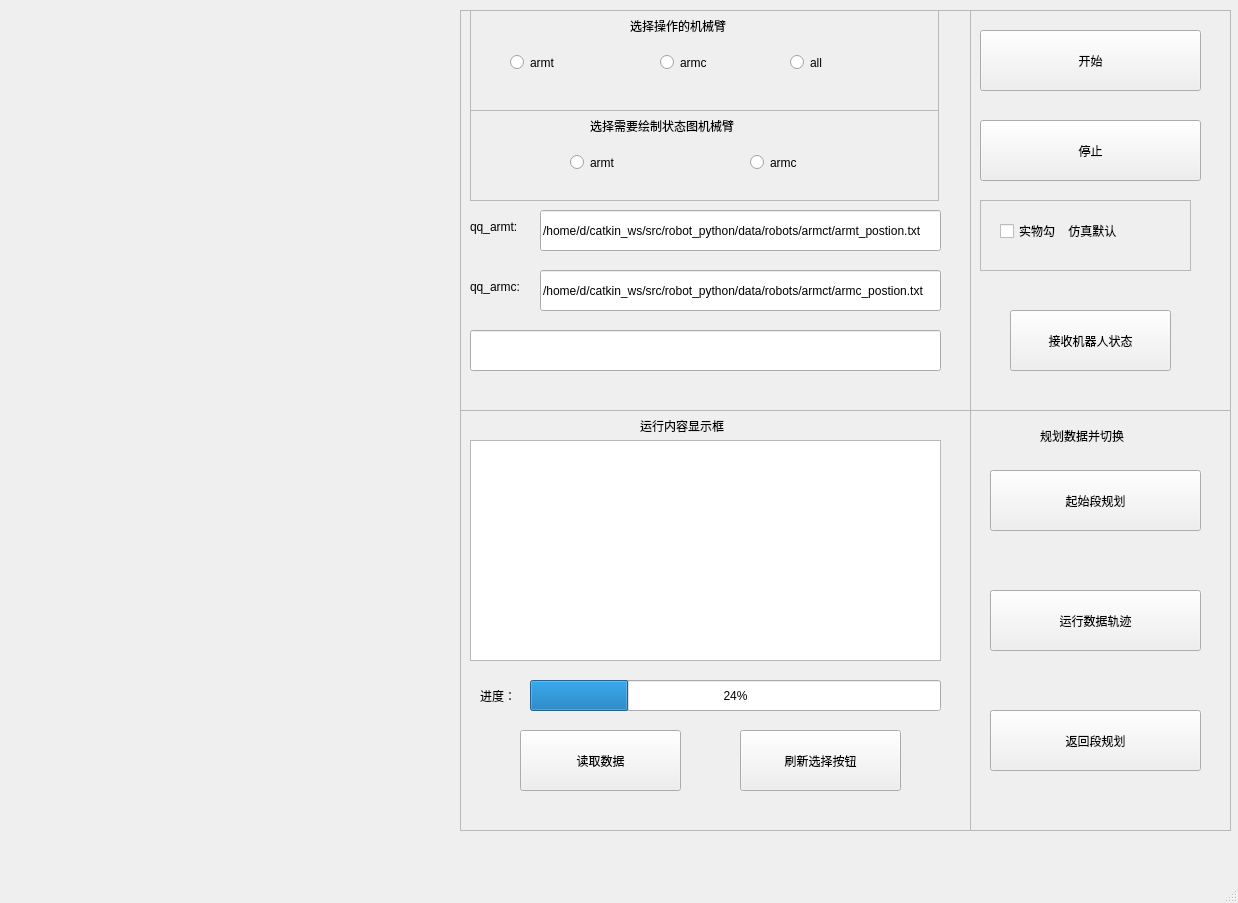
<?xml version="1.0" encoding="UTF-8"?>
<ui version="4.0">
 <class>ArmctForm2</class>
 <widget class="QMainWindow" name="ArmctForm2">
  <property name="geometry">
   <rect>
    <x>0</x>
    <y>0</y>
    <width>1238</width>
    <height>903</height>
   </rect>
  </property>
  <property name="windowTitle">
   <string>MainWindow</string>
  </property>
  <property name="iconSize">
   <size>
    <width>16</width>
    <height>16</height>
   </size>
  </property>
  <property name="animated">
   <bool>false</bool>
  </property>
  <widget class="QWidget" name="centralwidget">
   <widget class="QWidget" name="horizontalLayoutWidget">
    <property name="geometry">
     <rect>
      <x>10</x>
      <y>10</y>
      <width>451</width>
      <height>401</height>
     </rect>
    </property>
    <layout class="QHBoxLayout" name="horizontalLayout_1"/>
   </widget>
   <widget class="QWidget" name="horizontalLayoutWidget_2">
    <property name="geometry">
     <rect>
      <x>10</x>
      <y>410</y>
      <width>451</width>
      <height>421</height>
     </rect>
    </property>
    <layout class="QHBoxLayout" name="horizontalLayout_2"/>
   </widget>
   <widget class="QWidget" name="horizontalLayoutWidget_5">
    <property name="geometry">
     <rect>
      <x>460</x>
      <y>410</y>
      <width>511</width>
      <height>421</height>
     </rect>
    </property>
    <layout class="QHBoxLayout" name="horizontalLayout_5">
     <item>
      <widget class="QFrame" name="frame">
       <property name="frameShape">
        <enum>QFrame::StyledPanel</enum>
       </property>
       <property name="frameShadow">
        <enum>QFrame::Raised</enum>
       </property>
       <widget class="QTextEdit" name="textEdit">
        <property name="geometry">
         <rect>
          <x>10</x>
          <y>30</y>
          <width>471</width>
          <height>221</height>
         </rect>
        </property>
       </widget>
       <widget class="QLabel" name="label">
        <property name="geometry">
         <rect>
          <x>180</x>
          <y>0</y>
          <width>131</width>
          <height>31</height>
         </rect>
        </property>
        <property name="text">
         <string>运行内容显示框</string>
        </property>
       </widget>
       <widget class="QProgressBar" name="progressBar">
        <property name="geometry">
         <rect>
          <x>70</x>
          <y>270</y>
          <width>411</width>
          <height>31</height>
         </rect>
        </property>
        <property name="value">
         <number>24</number>
        </property>
       </widget>
       <widget class="QLabel" name="label_15">
        <property name="geometry">
         <rect>
          <x>20</x>
          <y>270</y>
          <width>51</width>
          <height>31</height>
         </rect>
        </property>
        <property name="text">
         <string>进度：</string>
        </property>
       </widget>
       <widget class="QPushButton" name="button_refresh">
        <property name="geometry">
         <rect>
          <x>280</x>
          <y>320</y>
          <width>161</width>
          <height>61</height>
         </rect>
        </property>
        <property name="text">
         <string>刷新选择按钮</string>
        </property>
        <property name="autoDefault">
         <bool>true</bool>
        </property>
       </widget>
       <widget class="QPushButton" name="button_read">
        <property name="geometry">
         <rect>
          <x>60</x>
          <y>320</y>
          <width>161</width>
          <height>61</height>
         </rect>
        </property>
        <property name="text">
         <string>读取数据</string>
        </property>
        <property name="autoDefault">
         <bool>true</bool>
        </property>
       </widget>
      </widget>
     </item>
    </layout>
   </widget>
   <widget class="QWidget" name="horizontalLayoutWidget_6">
    <property name="geometry">
     <rect>
      <x>460</x>
      <y>10</y>
      <width>511</width>
      <height>401</height>
     </rect>
    </property>
    <layout class="QHBoxLayout" name="horizontalLayout_6">
     <item>
      <widget class="QFrame" name="frame_4">
       <property name="frameShape">
        <enum>QFrame::StyledPanel</enum>
       </property>
       <property name="frameShadow">
        <enum>QFrame::Raised</enum>
       </property>
       <widget class="QFrame" name="frame_7">
        <property name="geometry">
         <rect>
          <x>10</x>
          <y>100</y>
          <width>469</width>
          <height>91</height>
         </rect>
        </property>
        <property name="frameShape">
         <enum>QFrame::StyledPanel</enum>
        </property>
        <property name="frameShadow">
         <enum>QFrame::Raised</enum>
        </property>
        <widget class="QLabel" name="label_19">
         <property name="geometry">
          <rect>
           <x>120</x>
           <y>0</y>
           <width>231</width>
           <height>31</height>
          </rect>
         </property>
         <property name="text">
          <string>选择需要绘制状态图机械臂</string>
         </property>
        </widget>
        <widget class="QRadioButton" name="radioButton_robot1_2">
         <property name="geometry">
          <rect>
           <x>100</x>
           <y>40</y>
           <width>91</width>
           <height>25</height>
          </rect>
         </property>
         <property name="text">
          <string>armt</string>
         </property>
        </widget>
        <widget class="QRadioButton" name="radioButton_robot2_2">
         <property name="geometry">
          <rect>
           <x>280</x>
           <y>40</y>
           <width>91</width>
           <height>25</height>
          </rect>
         </property>
         <property name="text">
          <string>armc</string>
         </property>
        </widget>
       </widget>
       <widget class="QFrame" name="frame_2">
        <property name="geometry">
         <rect>
          <x>10</x>
          <y>0</y>
          <width>469</width>
          <height>101</height>
         </rect>
        </property>
        <property name="frameShape">
         <enum>QFrame::StyledPanel</enum>
        </property>
        <property name="frameShadow">
         <enum>QFrame::Raised</enum>
        </property>
        <widget class="QLabel" name="label_18">
         <property name="geometry">
          <rect>
           <x>160</x>
           <y>0</y>
           <width>151</width>
           <height>31</height>
          </rect>
         </property>
         <property name="text">
          <string>选择操作的机械臂</string>
         </property>
        </widget>
        <widget class="QRadioButton" name="radioButton_robot1">
         <property name="geometry">
          <rect>
           <x>40</x>
           <y>40</y>
           <width>91</width>
           <height>25</height>
          </rect>
         </property>
         <property name="text">
          <string>armt</string>
         </property>
        </widget>
        <widget class="QRadioButton" name="radioButton_robot2">
         <property name="geometry">
          <rect>
           <x>190</x>
           <y>40</y>
           <width>91</width>
           <height>25</height>
          </rect>
         </property>
         <property name="text">
          <string>armc</string>
         </property>
        </widget>
        <widget class="QRadioButton" name="radioButton_all">
         <property name="geometry">
          <rect>
           <x>320</x>
           <y>40</y>
           <width>91</width>
           <height>25</height>
          </rect>
         </property>
         <property name="text">
          <string>all</string>
         </property>
        </widget>
       </widget>
       <widget class="QLineEdit" name="lineEdit_qq_armt">
        <property name="geometry">
         <rect>
          <x>80</x>
          <y>200</y>
          <width>401</width>
          <height>41</height>
         </rect>
        </property>
        <property name="text">
         <string>/home/d/catkin_ws/src/robot_python/data/robots/armct/armt_postion.txt</string>
        </property>
       </widget>
       <widget class="QLineEdit" name="lineEdit_path">
        <property name="geometry">
         <rect>
          <x>10</x>
          <y>320</y>
          <width>471</width>
          <height>41</height>
         </rect>
        </property>
        <property name="text">
         <string/>
        </property>
       </widget>
       <widget class="QLabel" name="label_32">
        <property name="geometry">
         <rect>
          <x>10</x>
          <y>260</y>
          <width>71</width>
          <height>33</height>
         </rect>
        </property>
        <property name="text">
         <string>qq_armc:</string>
        </property>
       </widget>
       <widget class="QLineEdit" name="lineEdit_qq_armc">
        <property name="geometry">
         <rect>
          <x>80</x>
          <y>260</y>
          <width>401</width>
          <height>41</height>
         </rect>
        </property>
        <property name="text">
         <string>/home/d/catkin_ws/src/robot_python/data/robots/armct/armc_postion.txt</string>
        </property>
       </widget>
       <widget class="QLabel" name="label_31">
        <property name="geometry">
         <rect>
          <x>10</x>
          <y>200</y>
          <width>71</width>
          <height>33</height>
         </rect>
        </property>
        <property name="text">
         <string>qq_armt:</string>
        </property>
       </widget>
      </widget>
     </item>
    </layout>
   </widget>
   <widget class="QWidget" name="verticalLayoutWidget">
    <property name="geometry">
     <rect>
      <x>970</x>
      <y>410</y>
      <width>261</width>
      <height>421</height>
     </rect>
    </property>
    <layout class="QVBoxLayout" name="verticalLayout">
     <item>
      <widget class="QFrame" name="frame_6">
       <property name="frameShape">
        <enum>QFrame::StyledPanel</enum>
       </property>
       <property name="frameShadow">
        <enum>QFrame::Raised</enum>
       </property>
       <widget class="QLabel" name="label_3">
        <property name="geometry">
         <rect>
          <x>70</x>
          <y>10</y>
          <width>111</width>
          <height>31</height>
         </rect>
        </property>
        <property name="text">
         <string>规划数据并切换</string>
        </property>
       </widget>
       <widget class="QPushButton" name="button_plan_init">
        <property name="geometry">
         <rect>
          <x>20</x>
          <y>60</y>
          <width>211</width>
          <height>61</height>
         </rect>
        </property>
        <property name="text">
         <string>起始段规划</string>
        </property>
        <property name="autoDefault">
         <bool>true</bool>
        </property>
       </widget>
       <widget class="QPushButton" name="button_plan_data">
        <property name="geometry">
         <rect>
          <x>20</x>
          <y>180</y>
          <width>211</width>
          <height>61</height>
         </rect>
        </property>
        <property name="text">
         <string>运行数据轨迹</string>
        </property>
        <property name="autoDefault">
         <bool>true</bool>
        </property>
       </widget>
       <widget class="QPushButton" name="button_plan_home">
        <property name="geometry">
         <rect>
          <x>20</x>
          <y>300</y>
          <width>211</width>
          <height>61</height>
         </rect>
        </property>
        <property name="text">
         <string>返回段规划</string>
        </property>
        <property name="autoDefault">
         <bool>true</bool>
        </property>
       </widget>
      </widget>
     </item>
    </layout>
   </widget>
   <widget class="QWidget" name="verticalLayoutWidget_2">
    <property name="geometry">
     <rect>
      <x>970</x>
      <y>10</y>
      <width>261</width>
      <height>401</height>
     </rect>
    </property>
    <layout class="QVBoxLayout" name="verticalLayout_2">
     <item>
      <widget class="QFrame" name="frame_5">
       <property name="frameShape">
        <enum>QFrame::StyledPanel</enum>
       </property>
       <property name="frameShadow">
        <enum>QFrame::Raised</enum>
       </property>
       <widget class="QPushButton" name="button_begin">
        <property name="geometry">
         <rect>
          <x>10</x>
          <y>20</y>
          <width>221</width>
          <height>61</height>
         </rect>
        </property>
        <property name="text">
         <string>开始</string>
        </property>
        <property name="iconSize">
         <size>
          <width>16</width>
          <height>16</height>
         </size>
        </property>
        <property name="autoRepeat">
         <bool>false</bool>
        </property>
        <property name="autoExclusive">
         <bool>false</bool>
        </property>
        <property name="autoRepeatDelay">
         <number>400</number>
        </property>
        <property name="autoRepeatInterval">
         <number>200</number>
        </property>
        <property name="autoDefault">
         <bool>true</bool>
        </property>
        <property name="flat">
         <bool>false</bool>
        </property>
       </widget>
       <widget class="QPushButton" name="button_stop">
        <property name="geometry">
         <rect>
          <x>10</x>
          <y>110</y>
          <width>221</width>
          <height>61</height>
         </rect>
        </property>
        <property name="text">
         <string>停止</string>
        </property>
        <property name="autoDefault">
         <bool>true</bool>
        </property>
       </widget>
       <widget class="QWidget" name="layoutWidget_2">
        <property name="geometry">
         <rect>
          <x>10</x>
          <y>190</y>
          <width>211</width>
          <height>71</height>
         </rect>
        </property>
        <layout class="QVBoxLayout" name="verticalLayout_4">
         <item>
          <widget class="QFrame" name="frame_8">
           <property name="frameShape">
            <enum>QFrame::StyledPanel</enum>
           </property>
           <property name="frameShadow">
            <enum>QFrame::Raised</enum>
           </property>
           <widget class="QCheckBox" name="checkBox">
            <property name="geometry">
             <rect>
              <x>20</x>
              <y>20</y>
              <width>151</width>
              <height>22</height>
             </rect>
            </property>
            <property name="text">
             <string>实物勾    仿真默认</string>
            </property>
           </widget>
          </widget>
         </item>
        </layout>
       </widget>
       <widget class="QPushButton" name="button_receive">
        <property name="geometry">
         <rect>
          <x>40</x>
          <y>300</y>
          <width>161</width>
          <height>61</height>
         </rect>
        </property>
        <property name="text">
         <string>接收机器人状态</string>
        </property>
        <property name="autoDefault">
         <bool>true</bool>
        </property>
       </widget>
      </widget>
     </item>
    </layout>
   </widget>
  </widget>
  <widget class="QMenuBar" name="menubar">
   <property name="geometry">
    <rect>
     <x>0</x>
     <y>0</y>
     <width>1238</width>
     <height>31</height>
    </rect>
   </property>
   <property name="defaultUp">
    <bool>false</bool>
   </property>
  </widget>
  <widget class="QStatusBar" name="statusbar"/>
 </widget>
 <resources/>
 <connections/>
</ui>
